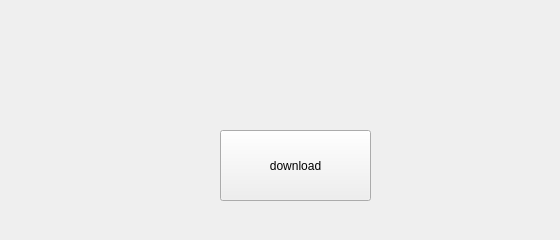
<?xml version="1.0" encoding="UTF-8"?>
<ui version="4.0">
 <class>DownloadWindow</class>
 <widget class="QWidget" name="DownloadWindow">
  <property name="geometry">
   <rect>
    <x>0</x>
    <y>0</y>
    <width>560</width>
    <height>240</height>
   </rect>
  </property>
  <property name="windowTitle">
   <string>Form</string>
  </property>
  <widget class="QPushButton" name="pushButton_download">
   <property name="geometry">
    <rect>
     <x>220</x>
     <y>130</y>
     <width>151</width>
     <height>71</height>
    </rect>
   </property>
   <property name="text">
    <string>download</string>
   </property>
  </widget>
 </widget>
 <resources/>
 <connections/>
</ui>
